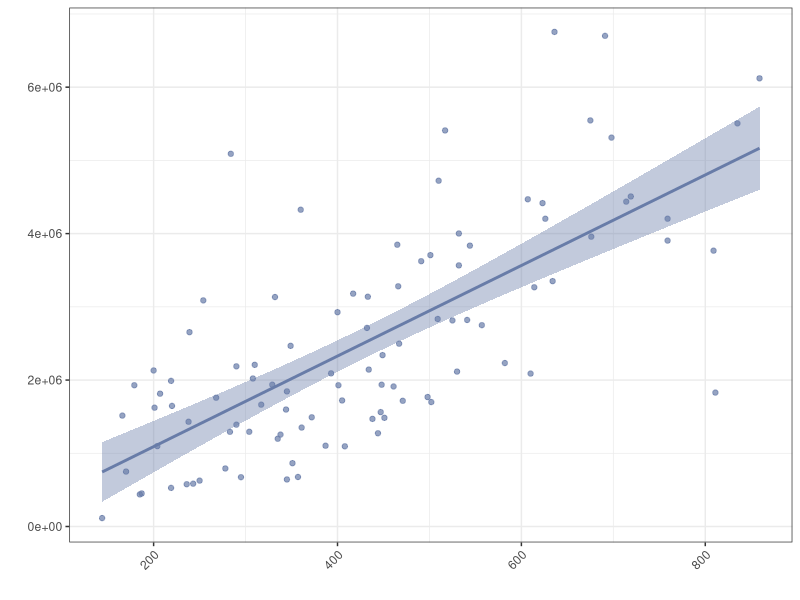
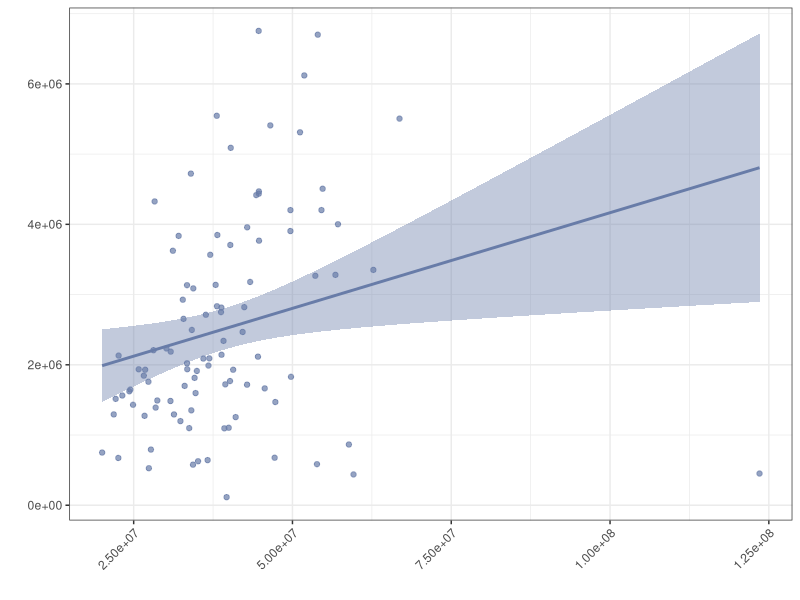
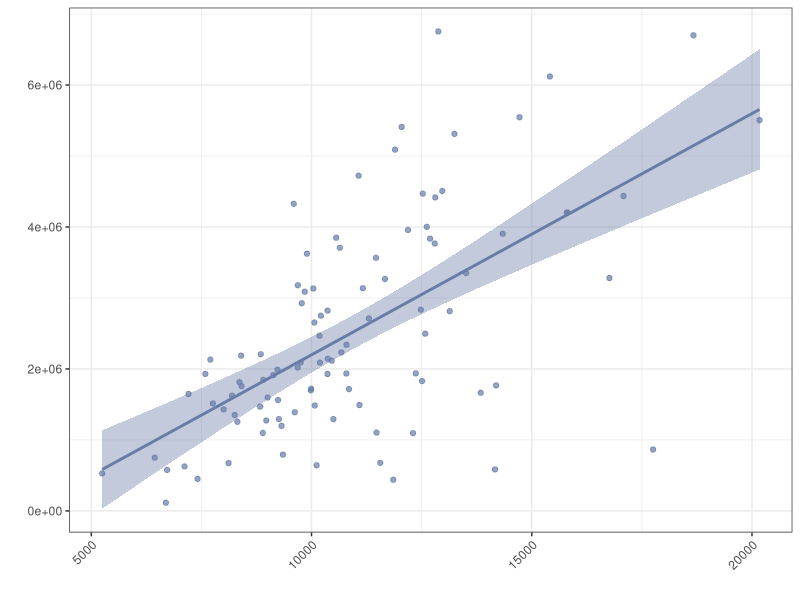

The R script that drew these images, in order:
library(ggplot2)

dat <- read.table("Pez_CAZy_to_BGComeSize_Data.txt", header=T, sep='\t')
# GCA     Clade   Rep     BGCome_Size     CAZy_Total_Count

png("CAZY.png", height=2, width=5, units='in', res=600)
ggplot(dat, aes(x=CAZy_Total_Count, y=BGCome_Size)) + geom_point(color='#687CA8', alpha=0.7) + xlab("") +  ylab("") + theme_bw() + geom_smooth(color='#687CA8', fill='#687CA8', method='lm') + theme(axis.text.x = element_text(angle = 45, vjust = 1, hjust=1))
dev.off()

png("Genome_Size.png", height=2, width=5, units='in', res=600)
ggplot(dat, aes(x=Genome_Size, y=BGCome_Size)) + geom_point(color='#687CA8', alpha=0.7) + xlab("") +  ylab("") + theme_bw() + geom_smooth(color='#687CA8', fill='#687CA8', method='lm') + theme(axis.text.x = element_text(angle = 45, vjust = 1, hjust=1))
dev.off()

png("Unique_Proteins.png", height=2, width=5, units='in', res=600)
ggplot(dat, aes(x=Unique_Proteins, y=BGCome_Size)) + geom_point(color='#687CA8', alpha=0.7) + xlab("") +  ylab("") + theme_bw() + geom_smooth(color='#687CA8', fill='#687CA8', method='lm') + theme(axis.text.x = element_text(angle = 45, vjust = 1, hjust=1))
dev.off()
